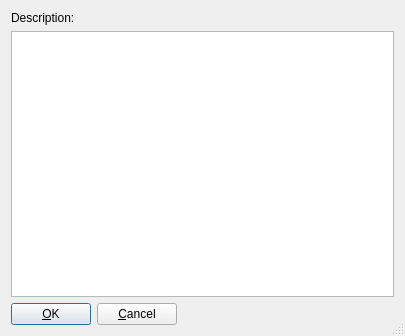
<?xml version="1.0" encoding="UTF-8"?>
<ui version="4.0">
 <class>GexDbPlugin_ItemSelectionDialog_Base</class>
 <widget class="QDialog" name="GexDbPlugin_ItemSelectionDialog_Base">
  <property name="geometry">
   <rect>
    <x>0</x>
    <y>0</y>
    <width>405</width>
    <height>336</height>
   </rect>
  </property>
  <property name="windowTitle">
   <string>Database item selection</string>
  </property>
  <property name="autoFillBackground">
   <bool>true</bool>
  </property>
  <property name="sizeGripEnabled">
   <bool>true</bool>
  </property>
  <layout class="QVBoxLayout">
   <item>
    <widget class="QLabel" name="labelDescription">
     <property name="text">
      <string>Description:</string>
     </property>
     <property name="wordWrap">
      <bool>false</bool>
     </property>
    </widget>
   </item>
   <item>
    <widget class="QListWidget" name="m_listWidget"/>
   </item>
   <item>
    <layout class="QHBoxLayout">
     <item>
      <widget class="QPushButton" name="buttonOk">
       <property name="text">
        <string>&amp;OK</string>
       </property>
       <property name="shortcut">
        <string/>
       </property>
       <property name="autoDefault">
        <bool>true</bool>
       </property>
       <property name="default">
        <bool>true</bool>
       </property>
      </widget>
     </item>
     <item>
      <widget class="QPushButton" name="buttonCancel">
       <property name="text">
        <string>&amp;Cancel</string>
       </property>
       <property name="shortcut">
        <string/>
       </property>
       <property name="autoDefault">
        <bool>true</bool>
       </property>
      </widget>
     </item>
     <item>
      <spacer name="spacer13">
       <property name="orientation">
        <enum>Qt::Horizontal</enum>
       </property>
       <property name="sizeType">
        <enum>QSizePolicy::Expanding</enum>
       </property>
       <property name="sizeHint" stdset="0">
        <size>
         <width>145</width>
         <height>16</height>
        </size>
       </property>
      </spacer>
     </item>
    </layout>
   </item>
  </layout>
 </widget>
 <layoutdefault spacing="6" margin="11"/>
 <pixmapfunction>qPixmapFromMimeSource</pixmapfunction>
 <resources/>
 <connections/>
</ui>
